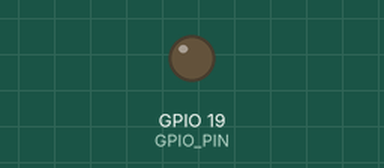
Recording of a program running on a simulated Raspberry Pi (BCM pin numbers). Parts: output pins drawn as LEDs (lit = HIGH). The clock reads 2024-03-15 10:24:30 at power-on unless the program sets it; random numbers come from a fixed seed; the camera gives no picture and a still takes 0.5 s. At 66.0 s the program stops and its outputs stay as they are.

Above: at 0.2 s.
At 2.0 s:
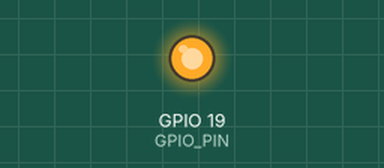
Timing chart, 0 to 7.2 s (numbered marks = the images above):
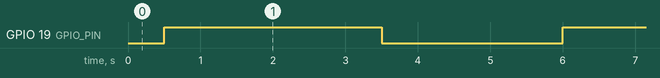

Measured:
- by itself, GPIO 19 (GPIO_PIN): alternates HIGH for 3.0 s and LOW for 2.5 s

The program:

raspicam.py
```python
#!/usr/bin/python
#coding=utf-8
# This script will be actived each minute

# First write "sudo apt-get install picamera-??????" on the raspbery pi terminal

# import all the module we will need
import time
import os
import RPi.GPIO as GPIO
import picamera
from random import randrange

# As we don't see if the camera is capturing a photo, we will
# shedule a LED that will light on when a picture is taking

# So we setup the GPIO of the LED
GPIO_PIN = 19
GPIO.setmode(GPIO.BCM)
GPIO.setup(GPIO_PIN, GPIO.OUT)  # define this pin as an output

# Define a vrariable how would count the number of Data
Nbr_Pictures = 0
# Define the number of Data you want to record in 1 min
Nbr_Pictures_per_Minute = 12
Time_between_each_recorded_pictures = int(60 / Nbr_Pictures_per_Minute)  # 60 because 1 min
Time_the_LED_is_on = 3  # secondes

# setup the camera with the module picamera
camera=picamera.PiCamera()

try :
	while Nbr_Pictures < Nbr_Pictures_per_Minute :
		 # Now we have the Data, we record the temperature and the humidity on file.txt
		 os.chdir("/home/pi/SolarLoon_Software/Raspicam/Data_Photos")  # Go to the recorded photos folder
		 random_number = str(randrange(999)) # ***
		 # We will name the picture with the time when the pictures is taking
		 Time_picture = str(time.strftime('%H%M%S'))
		 Name_of_pictures = Time_picture+"_"+random_number
		 camera.capture("{0}.jpg".format(Name_of_pictures))  # take a picture
		 # Now we shedule the LED
		 GPIO.output(GPIO_PIN, GPIO.HIGH)
		 time.sleep(Time_the_LED_is_on)
		 GPIO.output(GPIO_PIN, GPIO.LOW)
		 time.sleep(Time_between_each_recorded_pictures - Time_the_LED_is_on)
		 Nbr_Pictures +=1

except KeyboardInterrupt :
  print("Exit")
  GPIO.cleanup()

# ***
# We will name the picture with the time of the Pi 0, but if the raspberry Pi reboot,
# the time go back a bit, so it's posssible that the new pictures have the same name
# as the older and so errase the old pictures. So we will put a random number after
# the name of the picture in order to never take the risk to have the same name of pictures !  
```
